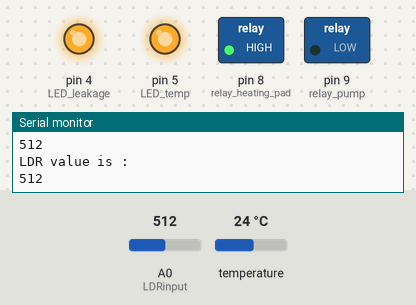
Recording of a sketch running on a simulated Arduino Uno, built with avr-gcc and run on an emulated ATmega328P. Parts: switched loads named in the sketch (green lamp = pin HIGH), output pins drawn as LEDs (lit = HIGH), the last lines printed to the serial monitor. Inputs (shaded band) come from the test bench; at power-on: temperature 24 °C, A0 (LDRinput) = 512.

Above: at 3.4 s.
3.5 s: temperature set to 29.7 °C
6.1 s: temperature set to 30.7 °C
At 7.1 s:
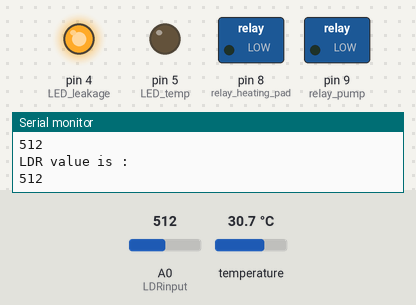
8.7 s: A0 (LDRinput) set to 781
11.4 s: A0 (LDRinput) set to 817
At 12.5 s:
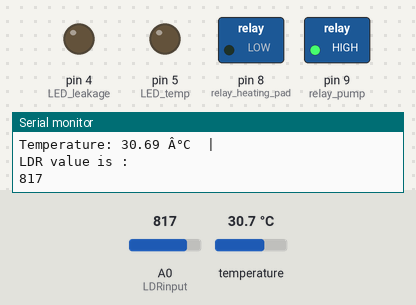
14.0 s: temperature set to 12 °C
At 16.4 s:
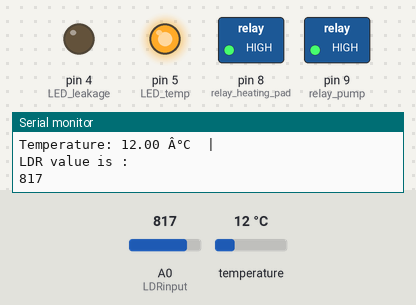
17.2 s: temperature set to 33 °C
At 19.0 s:
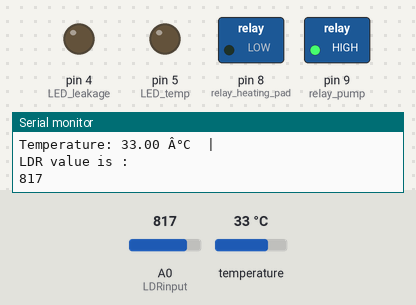
Timing chart, 0 to 20.5 s (numbered marks = the images above; inputs shaded):
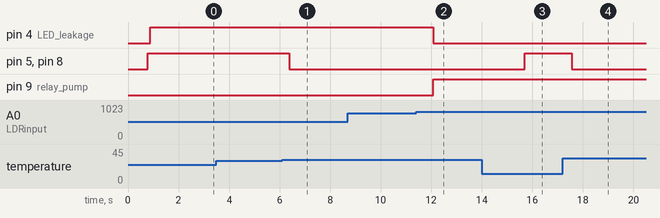

The sketch:

dialysate_circuit.ino
```cpp
#include "DallasTemperature.h"
#include "OneWire.h"

// Define to which pin of the Arduino the 1-Wire bus is connected:
#define ONE_WIRE_BUS 2

// Create a new instance of the oneWire class to communicate with any OneWire device:
OneWire oneWire(ONE_WIRE_BUS);

// Pass the oneWire reference to DallasTemperature library:
DallasTemperature sensors(&oneWire);
int relay_heating_pad= 8;
int LDRinput= A0;
int LED_leakage=4;
int LED_temp=5;
int relay_pump= 9;

void setup() {
  // Begin serial communication at a baud rate of 9600:
  Serial.begin(9600);
  // Start up the library:
  sensors.begin();
  pinMode(relay_heating_pad, OUTPUT);
  pinMode(relay_pump, OUTPUT);
  pinMode(LDRinput, INPUT);
  pinMode(LED_leakage, OUTPUT);
  pinMode(LED_temp, OUTPUT);
}

void loop() {
  // Send the command for all devices on the bus to perform a temperature conversion:
  sensors.requestTemperatures();

  // Fetch the temperature in degrees Celsius for device index:
  float tempC = sensors.getTempCByIndex(0); // the index 0 refers to the first device

  // Print the temperature in Celsius in the Serial Monitor:
  Serial.print("Temperature: ");
  Serial.print(tempC);
  Serial.print(" Â°"); // shows degree symbol
  Serial.println("C  |  ");
  if( tempC > 30){
    digitalWrite(relay_heating_pad, LOW);
    digitalWrite(LED_temp, LOW);
  }
  else{
    digitalWrite(relay_heating_pad, HIGH);
    digitalWrite(LED_temp, HIGH);
  }
  //LDR
  int value = analogRead(LDRinput);
  // smoothing the value
  int sum = 0, n =10;

  for (int i =1; i<= n;i++){
    sum += value;
    delay (10);
  }
  value = sum / n;
  Serial.println("LDR value is :");//Prints the value of LDR to Serial Monitor.
  Serial.println(value);

  if(value<800)
  {
    Serial.println("LDR value is :");//Prints the value of LDR to Serial Monitor.
    Serial.println(value);
    digitalWrite(LED_leakage,HIGH);
    digitalWrite(relay_pump,LOW);
  }
  else{
    digitalWrite(relay_pump,HIGH);
    digitalWrite(LED_leakage,LOW);
  }

  // Wait 1 second:
  delay(1000);
}
```

Measured:
- the behaviour switches between 30 and 30.1 °C on temperature (found by bisection; images 0 and 1)
- the behaviour switches between 799 and 800 on A0 (LDRinput) (found by bisection; images 1 and 2)
- after the input at 6.1 s, pin 5 (LED_temp), pin 8 (relay_heating_pad): HIGH → LOW after 0.28 s
- after the input at 11.4 s, pin 4 (LED_leakage): HIGH → LOW after 0.67 s; pin 9 (relay_pump): LOW → HIGH after 0.67 s
- after the input at 14.0 s, pin 5 (LED_temp), pin 8 (relay_heating_pad): LOW → HIGH after 1.7 s
- after the input at 17.2 s, pin 5 (LED_temp), pin 8 (relay_heating_pad): HIGH → LOW after 0.37 s
